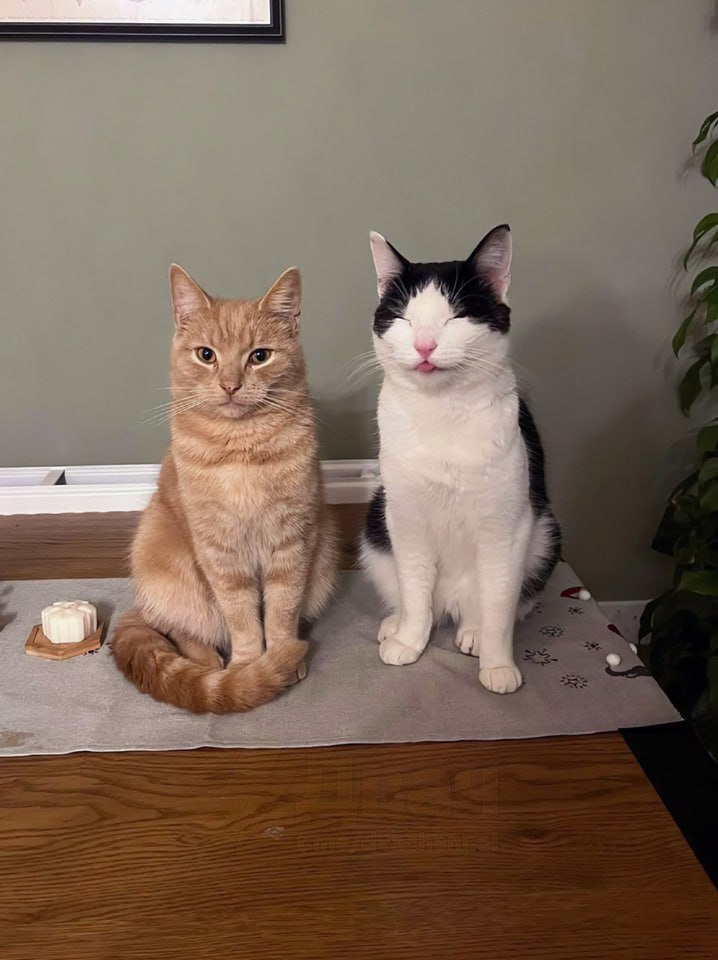
#> input picture image.jpg, 718 x 960 px
$ python main.py
#> lines starting #> are read from the running program, lines starting #| are printed output that depends on the picture
### image/ImageHandler.py
from PIL import Image

class ImageHandler():

    def __init__(self, original_img):
#> called with original_img = 'image.jpg'
        self.original_img = Image.open(original_img)
#> self.original_img is the input picture: PIL image 718x960 RGB; mean R, G, B 123.8, 105.1, 90.1

    def load(self):
        return self.original_img

    def change_size(self, size):
#> called with size = (200, 200)
        self.original_img.thumbnail(size)
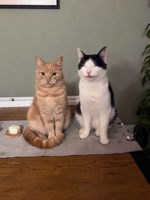
#> self.original_img: PIL image 150x200 RGB; mean R, G, B 124, 105.2, 90.2

    def save_new(self, image2):
#> called with image2 = 'image2.jpg'
        self.original_img.save(image2)
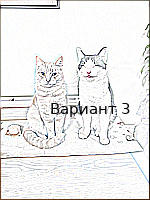
#> saved as image2.jpg: PIL image 150x200 RGB; mean R, G, B 235.6, 235.1, 234.7

### image/ImageProcessor.py
from PIL import Image, ImageFilter, ImageDraw, ImageFont
from image.ImageHandler import ImageHandler

class ImageProcessor():

    def __init__(self, filter_image):
        self.filter_image = filter_image

    def add_filter(self):
        self.filter_image.original_img = self.filter_image.original_img.filter(ImageFilter.CONTOUR)

    def add_text(self, position, text, size, color):
        draw_text = ImageDraw.Draw(self.filter_image.original_img)
        font = ImageFont.truetype('arial.ttf', size)
        draw_text.text(position, text, font= font, fill = color)

### main.py
from PIL import Image, ImageFilter, ImageDraw, ImageFont
from image.ImageHandler import ImageHandler
from image.ImageProcessor import ImageProcessor

def main():

    image = ImageHandler('image.jpg')
    image.change_size((200, 200))

    rezult_img  = ImageProcessor(image)
    rezult_img.add_filter()
    rezult_img.add_text((50,100), "Вариант 3", size = 15, color = 'black')

    rezult_img = image
    image.save_new('image2.jpg')

main()
